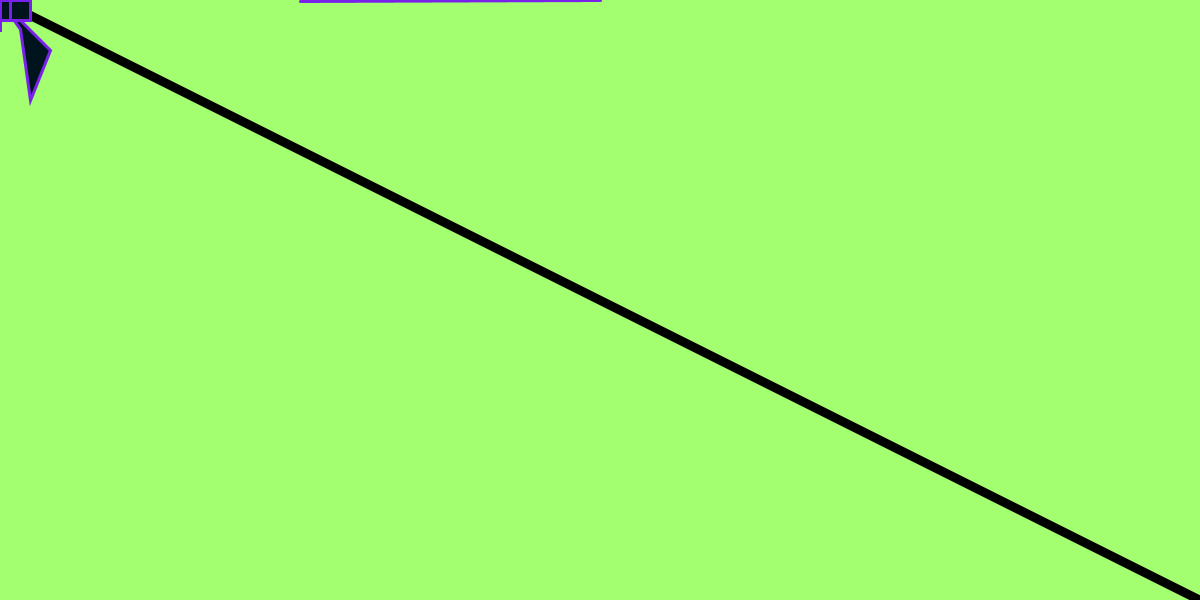
Frame 1 (no input)
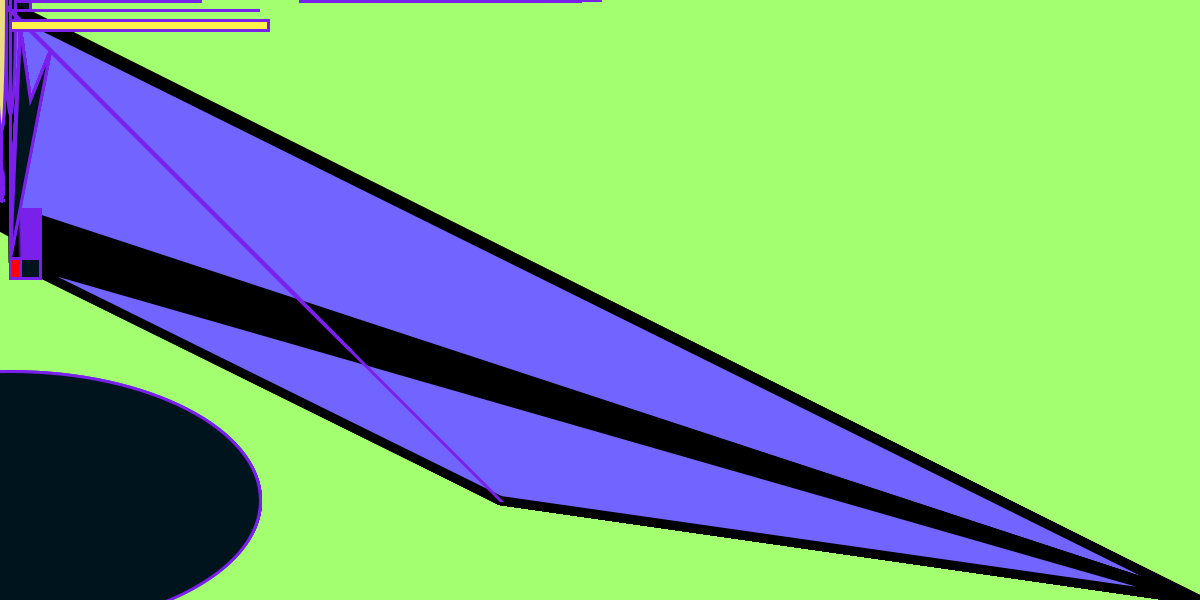
Frame 60 (the mouse pressed at the canvas centre just before this capture)
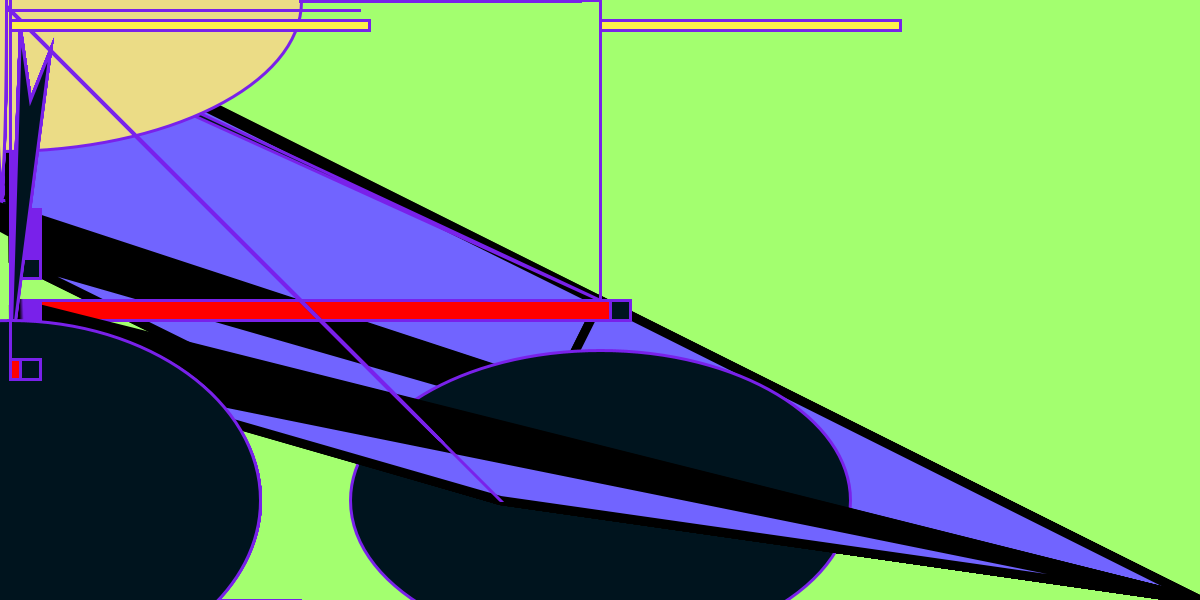
Frame 120 (the mouse held since frame 60 and released just before this capture)

The Processing sketch that drew these frames (run headless with seeded random() and noise(); from frame 60 on, the mouse is pressed at the canvas centre):

// Processing sketch: processing_71891
// ── processing_71891.pde

//Kayla Stamey
//Introduction to Digital Media Fall 2012- Assignment 01b
//Section A
//9.11.12.


float randomDiameter =0; //global vairable - float
float strokeGray=0;  //global variable - float


void setup() {
  size (1200, 600);
  background (163, 255, 111);
}

void draw() {

  // background(255,10);
  smooth();
  stroke(strokeGray);
  strokeWeight(5);
  triangle(mouseX, mouseY, randomDiameter, randomDiameter, randomDiameter, randomDiameter);
  fill(100, 255, 101);
  {
    triangle(mouseX, mouseY, randomDiameter, randomDiameter, randomDiameter, randomDiameter);
    fill(100, 255, 233);
    strokeWeight(9);
  }
  triangle(randomDiameter, randomDiameter, randomDiameter, randomDiameter, mouseX, mouseY);
  fill(113, 100, 255);
  {
    triangle(randomDiameter, randomDiameter, mouseX, mouseY, 1200, 600);
    noFill();
    strokeWeight(3);
  }
  {
    stroke(121, 33, 234);
    fill(30, 133, 230);
  }
  {
    triangle(randomDiameter, randomDiameter, randomDiameter, randomDiameter, 0, 0);
    fill(0, 20, 30);
  }

  quad(mouseX, mouseY, 20, 29, 30, 100, 50, 50);


  ellipse(mouseX, mouseY, 0, 0);
  ellipse(mouseX, randomDiameter, randomDiameter, mouseY);

  rect (mouseX, mouseY, 30, 20);
  fill(255, 0, 0);
  rect (10, mouseY, mouseX, 20);
  fill(255, 240, 75);
  rect (mouseX, 20, mouseY, 10);
  fill (130, 170, 230);
  rect (0, mouseX, mouseY, 0);

  rect (mouseX, 0, 0, mouseY);
  fill (235, 220, 134);
  ellipse(1, 1, mouseX, mouseY);
  noFill();
  fill(0, 255, 0); //inside the circle

  //randomDiameter = random(100,200);

  if (randomDiameter <10) {
    randomDiameter++;
  }
  else {
    randomDiameter=500;
  }

  if (mouseX<1) {
    mouseX++;
  }

  else {
    mouseX=10;
  } 


  if (mouseY >10) {
    mouseY++;
  }

  else {
    mouseY=200;
  }

  for (int i = 0; i < 200; i = i+200) {
    line(600, i++, 300, i);
  }
}

void mouseClicked() {

  if (strokeGray == 0) { //conditional if stroke is black change it to white
    strokeGray=205;
  }
  else {
    strokeGray=0;        //or else, set stroke from white to
  }

  for (int i = 0; i < 1200; i = i+5) {
    line(0, i, 600, i);
  }




  beginShape(TRIANGLE_STRIP);
  vertex(300, 75);
  noFill();
  vertex(40, 600);
  fill(120, 103, 0);
  vertex(400, 75);
  fill(19, 193, 255);
  vertex(600, 340);
  vertex(70, 1175);
  vertex(1080, 20);
  vertex(190, 975);
  endShape();

  beginShape(TRIANGLE_FAN);
  vertex(1000, 550);
  fill(230, 0, 0);
  vertex(57.5, 15); 
  fill(123, 246, 30);
  vertex(689, 350); 
  fill(0, 0, 230);
  vertex(738, 23285); 
  fill(58, 0, 192);
  vertex(1500, 250); 
  fill(49, 200, 255);
  vertex(557.5, 215); 
  fill(239, 200, 0);
  endShape();

{
  beginShape();
  vertex(30, 20);
  bezierVertex(100, 0, 60, 875, 630, 875);
  bezierVertex(750, 80, 60, 725, 30, 20);
  endShape();
  fill(223,0,0);
}
}

void keyPressed() {
  if (key == 's') {
    save("KaylaStamey.pde");
  }
}
